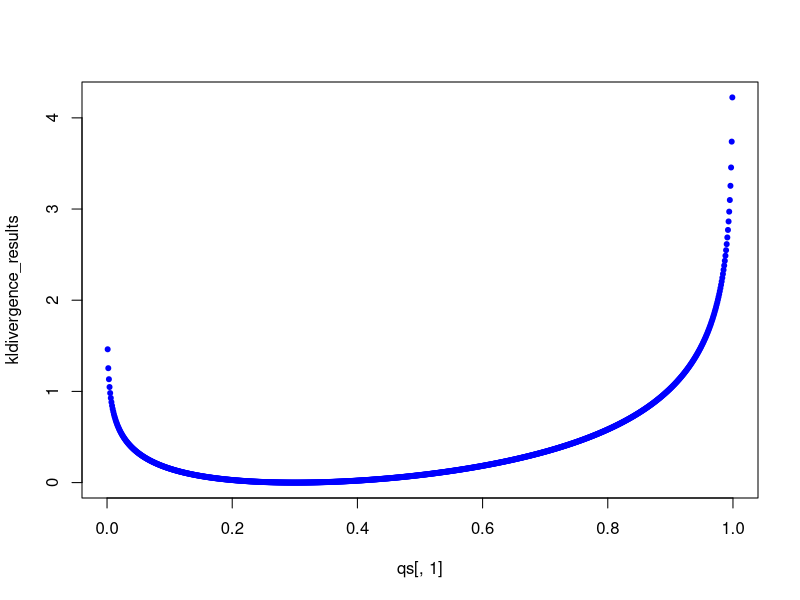

Here is the R script that generated this plot: (Note: this script raises an error after producing the figure.)
#### Chapter 7 Ulysses Compass




### Entropy and KL Divergence
#qs <- cbind(c(0.25, 0.3), c(0.75, 0.7))
p <- c(0.3, 0.7 ) 
N = 1000
qs <- cbind( seq(0, 1, length.out = N), seq(1, 0, length.out = N) )
kldivergence <- function(q1, q2) {p <- c(0.3, 0.7 ); sum( p*log(p/c(q1,q2)))}
kldivergence_results <- mapply(kldivergence, qs[,1], qs[,2])
plot(qs[,1], kldivergence_results, pch=20, col='blue')




### Loading data brain size and body size
sppnames <- c( "afarensis","africanus","habilis","boisei", "rudolfensis","ergaster","sapiens") 
brainvolcc <- c( 438 , 452 , 612, 521, 752, 871, 1350 ) 
masskg <- c( 37.0 , 35.5 , 34.5 , 41.5 , 55.5 , 61.0 , 53.5 ) 
d <- data.frame( species=sppnames , brain=brainvolcc , mass=masskg )

d$mass_std <- (d$mass - mean(d$mass))/sd(d$mass) 
d$brain_std <- d$brain / max(d$brain)

m7.1 <- quap(
  alist( brain_std ~ dnorm( mu , exp(log_sigma) ), 
         mu <- a + b*mass_std, 
         a ~ dnorm( 0.5 , 1 ), 
         b ~ dnorm( 0 , 10 ), 
         log_sigma ~ dnorm( 0 , 1 )
  ), data=d )

precis(m7.1)
lppd( m7.1 , n=1e4 )


logprob <- sim( m7.1 , ll=TRUE , n=1e4 )
n <- ncol(logprob) 
ns <- nrow(logprob)

f <- function( i ) log_sum_exp( logprob[,i] ) - log(ns)
( lppd <- sapply( 1:n , f ) )



### Simulate training sample
N <- 20 
kseq <- 1:5 

dev <- sapply( kseq , function(k) {
    print(k);
    
    r <- mcreplicate( 
                  1e4,
                  sim_train_test( N=N, k=k ), mc.cores=10); 
    
    c( mean(r[1,]) , mean(r[2,]) , sd(r[1,]) , sd(r[2,]) ) 
  }
)



plot(
  1:5,
  dev[1,],
  ylim = c(min(dev[1:2,]) - 5 , max(dev[1:2,]) + 10),
  xlim = c(1, 5.1),
  xlab = "number of parameters",
  ylab = "deviance",
  pch = 16 ,
  col = rangi2
)
  
mtext(concat("N = ", N))
points((1:5) + 0.1 , dev[2, ])

for (i in kseq) {
  pts_in <- dev[1, i] + c(-1, +1) * dev[3, i]
  pts_out <- dev[2, i] + c(-1, +1) * dev[4, i]
  lines(c(i, i) , pts_in , col = rangi2)
  lines(c(i, i) + 0.1 , pts_out)
}



